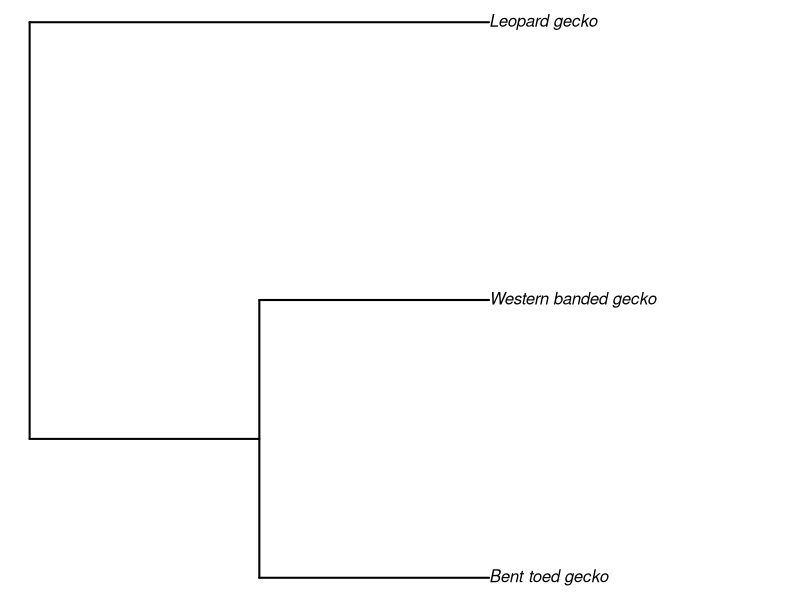

This chart was generated by the following R code:
library(ape)

leopard <- read.csv("../Data/leopard_gecko.csv", header = FALSE, colClasses = "character")
bent <- read.csv("../Data/bent-toed_gecko.csv", header = FALSE, colClasses = "character")
western <- read.csv("../Data/western_banded_gecko.csv", header = FALSE, colClasses = "character")

colnames(leopard)<-1:20000
colnames(bent)<-1:20000
colnames(western)<-1:20000


# want fixed differences only
fixed_sites <- function(genomes){
  fixed = c()
  for (i in 1:dim(genomes)[2]) {
    if(dim(unique(genomes[i]))[1] == 1){
      fixed <- c(fixed, i)
    }
  }
  return (unlist(fixed))
}

cat("Finding fixed sites for leopard...","\n")
leopard_fixed <- fixed_sites(leopard)

cat("Finding fixed sites for bent-toe...","\n")
bent_fixed <- fixed_sites(bent)

cat("Finding fixed sites for western...","\n")
western_fixed <- fixed_sites(western)



get_div <- function(genome1,genome2, fixed1, fixed2){

  cat("\t","Finding shares fixed sites...","\n")
  both_fixed <- intersect(fixed1, fixed2)
  
  tot <- 0
  div <- 0
  
  g1 = genome1[1,]
  g2 = genome2[1,]
  
  cat("\t","Finding fixed diverged sites...","\n")
  
  for (i in both_fixed) {
    tot <- tot + 1
    if (g1[i] != g2[i]) {
      div <- div + 1
    }
  }
  return(c(div, tot, div/tot))
}



cat("Finding leopard / bent-toe divergence","\n")
div_leo_ben  <- get_div(leopard, bent, leopard_fixed, bent_fixed)

cat("Finding leopard / western divergence","\n")
div_leo_west <- get_div(leopard, western, leopard_fixed, western_fixed)

cat("Finding bent-toe / western divergence","\n")
div_ben_west  <- get_div(bent, western, bent_fixed, western_fixed)


# rate in MY / site !!! in div / MY = rate along a single lineage

rate <- div_leo_ben[3] / (30*2)

div_time_leo_ben <-  div_leo_ben[3] / (2*rate)
div_time_leo_west <- div_leo_west[3] / (2*rate)
div_time_ben_west <- div_ben_west[3] / (2*rate)

cat("\nDivergence time leopard - bent:\t", div_time_leo_ben, " MY\n")
cat("Divergence time leopard - west:\t", div_time_leo_west, " MY\n")
cat("Divergence time bent - west:\t", div_time_ben_west, " MY\n")


text.string<-
  "((Bent_toed_gecko, Western_banded_gecko), Leopard_gecko);"
vert.tree<-read.tree(text=text.string)

plot(vert.tree,no.margin=TRUE,edge.width=2)


# without PM
get_div_new <- function(genome1,genome2){
  div <- 0
  
  cat("\t","Finding fixed diverged sites...","\n")
  
  for (i in 1:dim(genome1)[2]) {
    if (length( intersect(genome1[,i], genome2[,i]) ) == 0 ) {
      div <- div + 1
    }
  }
  
  return(div)
}

